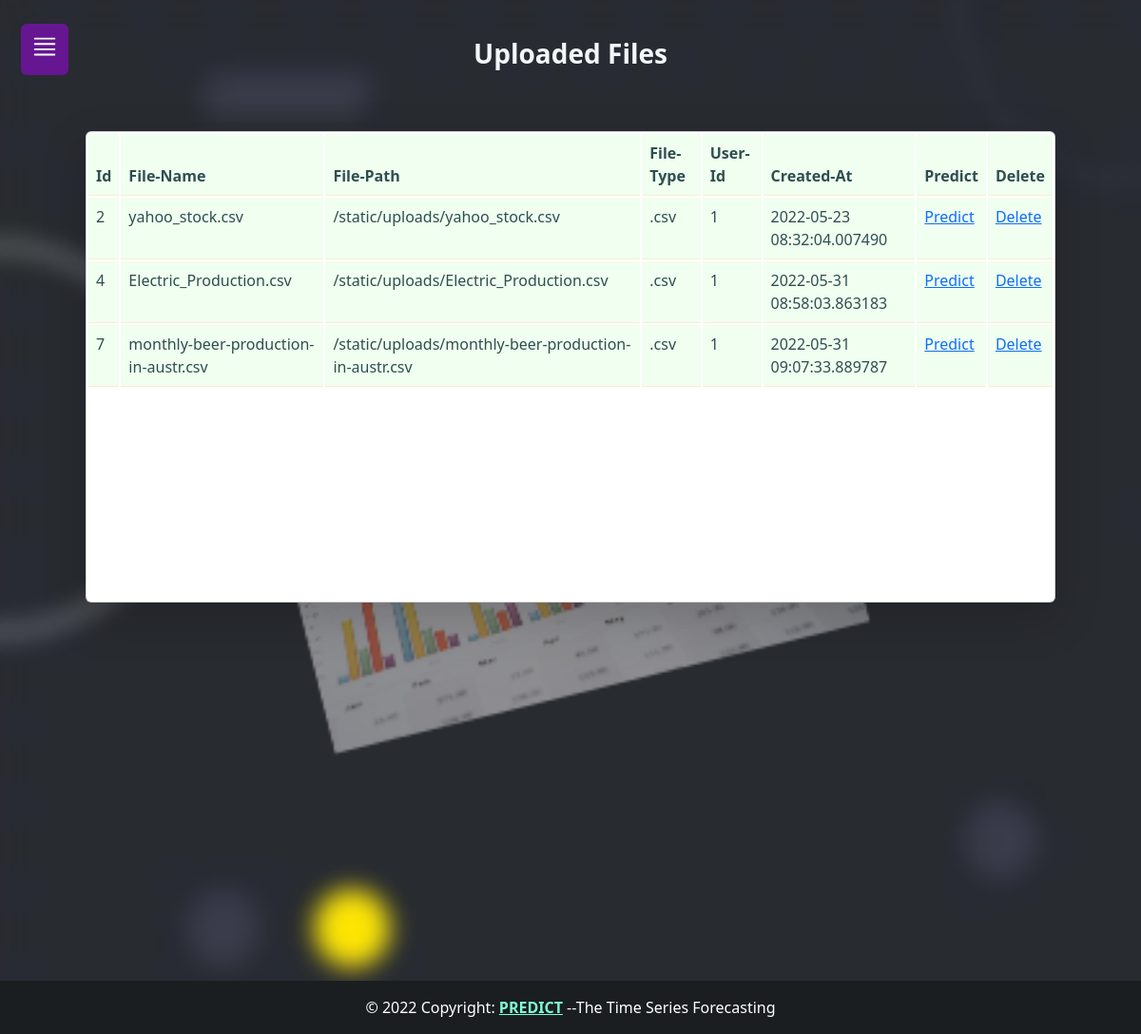
/files (signed in), run on the app's committed database.
### model_orm.py (models this page shows, shortened)
class DataSet(Base):
    __tablename__="dataset"
    id=Column(Integer, primary_key=True)
    filename=Column(String,nullable=False)
    filepath=Column(String, nullable=False)
    datatype=Column(String,nullable=False)
    user_id = Column(Integer,ForeignKey('users.id'))
    created_at=Column(DateTime,default=datetime.utcnow,nullable=False)

### app.py (the view)
@app.route('/files')
def filelisting():
    db = opendb()
    filelist = db.query(DataSet).all()
    db.close()
    return render_template('files.html', filelist=filelist)

### app.py (called while the page is built)
def opendb():
    engine = create_engine("sqlite:///model.sqlite")
    Session = sessionmaker(bind=engine)
    return Session()

### templates/files.html (shortened to what this page needs)
{% extends 'base.html' %}
{% block body %}
    <h3 class="text-center p-3">
        <b style="color: rgb(242, 247, 250);">Uploaded Files </b>
    </h3>
<div class="card shadow-lg m-5">
<table class="table table-striped|sm|bordered table-inverse table-responsive">
    <thead class="thead-inverse|thead-default">
        <tr>
            <th><b>Id</b></th>
            <th><b>File-Name</b></th>
            <th><b>File-Path</b></th>
            <th><b>File-Type</b></th>
            <th><b>User-Id</b></th>
            <th><b>Created-At</b></th>
            <th><b>Predict</b></th>
            <th><b>Delete</b></th>
        </tr>
    </thead>
    <tbody>
        {% for item in filelist %}
        <tr>
            <td >{{item.id}}</td>
            <td >{{item.filename}}</td>
            <td >{{item.filepath}}</td>
            <td >{{item.datatype}}</td>
            <td >{{item.user_id}}</td>
            <td >{{item.created_at}}</td>
            <td ><a href="/predict/{{item.id}}">Predict</a></td>
            <td ><a href="/delete/{{item.id}}">Delete</a></td>
        </tr>
        {% endfor %}
    </tbody>
</table>
</div>
{% endblock body %}

### templates/base.html (shortened to what this page needs)
<!DOCTYPE html>
<html lang="en">
<head>
  <link href="https://cdn.jsdelivr.net/npm/bootstrap@5.2.0-beta1/dist/css/bootstrap.min.css" rel="stylesheet"
>
  <link rel="stylesheet" href="/static/css/sidebar.css">
</head>
<body>
  <label for="check">
    <i id="btn"><svg class="bi bi-justify" width="30" height="40">
        <use xlink:href="#dash"></use>
      </svg></i>
  </label>
  <div class="container">
    {% block body %} {% endblock %}
  </div>
  <footer class="bg-dark text-center text-lg-start">
    <div class="text-center p-3" style="background-color: rgba(0, 0, 0, 0.2); color: white;">
      © 2022 Copyright:
      <a href="/home" style="color:aquamarine;"><b>PREDICT</b></a> --The Time Series Forecasting
    </div>
  </footer>
</body>
</html>

### static/css/sidebar.css (style rules this page uses)
body { min-height: 100vh; min-height: -webkit-fill-available; }
html { height: -webkit-fill-available; }
* { margin: 0; padding: 0; top: 0; list-style: none; text-decoration: none; }
label #btn { position: absolute; cursor: pointer; background: #6b159aec; border-radius: 6px; }
label #btn { left: 22px; top: 25px; font-size: 25px; color: white; padding: 4px 10px; transform: all .5s; }
.bi { vertical-align: -.125em; pointer-events: none; fill: currentColor; }

### templates/base.html (style rules this page uses)
body { background-image: url("/static/images/background.png"); background-repeat: no-repeat; background-attachment: fixed; background-size: cover; }
footer { position: relative; left: 0; top: 350px; width: 100%; }

### templates/files.html (style rules this page uses)
.table { --bs-table-bg: linen; --bs-table-accent-bg: honeydew; --bs-table-striped-color: #212528; --bs-table-striped-bg: rgba(0, 0, 0, 0.05); --bs-table-active-color: #212527; --bs-table-active-bg: rgba(0, 0, 0, 0.1); --bs-table-hover-color: #212529; --bs-table-hover-bg: rgba(0, 0, 0, 0.075); width: 100%; margin-bottom: 14rem; color: darkslategrey; vertical-align: baseline; border-color: blanchedalmond; }
table { caption-side: bottom; border-collapse: separate; }

### data on the page
DataSet: id "2", filename "yahoo_stock.csv", filepath "/static/uploads/yahoo_stock.csv", datatype ".csv", user_id "1", created_at "2022-05-23 08:32:04.007490"
DataSet: id "4", filename "Electric_Production.csv", filepath "/static/uploads/Electric_Production.csv", datatype ".csv", user_id "1", created_at "2022-05-31 08:58:03.863183"
DataSet: id "7", filename "monthly-beer-production-in-austr.csv", filepath "/static/uploads/monthly-beer-production-in-austr.csv", datatype ".csv", user_id "1", created_at "2022-05-31 09:07:33.889787"
